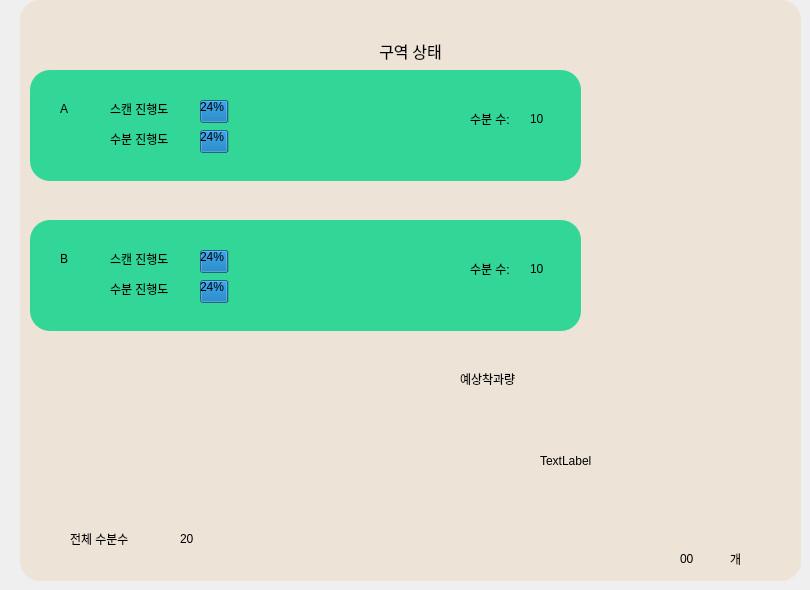
         <widget class="QWidget" name="stat_page">
          <widget class="QGroupBox" name="groupBox_3">
           <property name="geometry">
            <rect>
             <x>20</x>
             <y>0</y>
             <width>781</width>
             <height>581</height>
            </rect>
           </property>
           <property name="styleSheet">
            <string notr="true">background-color: rgb(237, 227, 214);


border-top-left-radius:20px;
border-top-right-radius:20px;
border-bottom-left-radius:20px;
border-bottom-right-radius:20px;</string>
           </property>
           <property name="title">
            <string/>
           </property>
           <widget class="QGroupBox" name="logchart_groupBox">
            <property name="geometry">
             <rect>
              <x>10</x>
              <y>70</y>
              <width>551</width>
              <height>111</height>
             </rect>
            </property>
            <property name="styleSheet">
             <string notr="true">background-color: rgb(50, 214, 150);


border-top-left-radius:20px;
border-top-right-radius:20px;
border-bottom-left-radius:20px;
border-bottom-right-radius:20px;</string>
            </property>
            <property name="title">
             <string/>
            </property>
            <property name="alignment">
             <set>Qt::AlignCenter</set>
            </property>
            <widget class="QLabel" name="label_5">
             <property name="geometry">
              <rect>
               <x>30</x>
               <y>30</y>
               <width>67</width>
               <height>17</height>
              </rect>
             </property>
             <property name="text">
              <string>A</string>
             </property>
            </widget>
            <widget class="QLabel" name="label_6">
             <property name="geometry">
              <rect>
               <x>80</x>
               <y>30</y>
               <width>81</width>
               <height>17</height>
              </rect>
             </property>
             <property name="text">
              <string>스캔 진행도</string>
             </property>
            </widget>
            <widget class="QProgressBar" name="A_scan_progressBar">
             <property name="geometry">
              <rect>
               <x>170</x>
               <y>30</y>
               <width>118</width>
               <height>23</height>
              </rect>
             </property>
             <property name="value">
              <number>24</number>
             </property>
            </widget>
            <widget class="QProgressBar" name="A_polli_progressBar">
             <property name="geometry">
              <rect>
               <x>170</x>
               <y>60</y>
               <width>118</width>
               <height>23</height>
              </rect>
             </property>
             <property name="value">
              <number>24</number>
             </property>
            </widget>
            <widget class="QLabel" name="label_18">
             <property name="geometry">
              <rect>
               <x>80</x>
               <y>60</y>
               <width>81</width>
               <height>17</height>
              </rect>
             </property>
             <property name="text">
              <string>수분 진행도</string>
             </property>
            </widget>
            <widget class="QLabel" name="label_29">
             <property name="geometry">
              <rect>
               <x>440</x>
               <y>40</y>
               <width>81</width>
               <height>17</height>
              </rect>
             </property>
             <property name="text">
              <string>수분 수: </string>
             </property>
            </widget>
            <widget class="QLabel" name="A_pollinate_label">
             <property name="geometry">
              <rect>
               <x>500</x>
               <y>40</y>
               <width>61</width>
               <height>17</height>
              </rect>
             </property>
             <property name="text">
              <string>10</string>
             </property>
            </widget>
            <widget class="QPushButton" name="A_disease1">
             <property name="geometry">
              <rect>
               <x>350</x>
               <y>10</y>
               <width>61</width>
               <height>41</height>
              </rect>
             </property>
             <property name="text">
              <string/>
             </property>
             <property name="icon">
              <iconset resource="resources_test.qrc">
               <normaloff>:/test_sources/disease1.png</normaloff>:/test_sources/disease1.png</iconset>
             </property>
             <property name="iconSize">
              <size>
               <width>50</width>
               <height>50</height>
              </size>
             </property>
            </widget>
            <widget class="QPushButton" name="A_disease2">
             <property name="geometry">
              <rect>
               <x>350</x>
               <y>60</y>
               <width>61</width>
               <height>41</height>
              </rect>
             </property>
             <property name="text">
              <string/>
             </property>
             <property name="icon">
              <iconset resource="resources_test.qrc">
               <normaloff>:/test_sources/disease2.png</normaloff>:/test_sources/disease2.png</iconset>
             </property>
             <property name="iconSize">
              <size>
               <width>50</width>
               <height>50</height>
              </size>
             </property>
            </widget>
           </widget>
           <widget class="QLabel" name="label_7">
            <property name="geometry">
             <rect>
              <x>310</x>
              <y>40</y>
              <width>161</width>
              <height>21</height>
             </rect>
            </property>
            <property name="font">
             <font>
              <family>NanumSquareRound</family>
              <pointsize>12</pointsize>
              <weight>50</weight>
              <italic>false</italic>
              <bold>false</bold>
             </font>
            </property>
            <property name="styleSheet">
             <string notr="true">font: 12pt &quot;NanumSquareRound&quot;;</string>
            </property>
            <property name="text">
             <string>구역 상태</string>
            </property>
            <property name="alignment">
             <set>Qt::AlignCenter</set>
            </property>
           </widget>
           <widget class="QGroupBox" name="logchart_groupBox_2">
            <property name="geometry">
             <rect>
              <x>10</x>
              <y>220</y>
              <width>551</width>
              <height>111</height>
             </rect>
            </property>
            <property name="styleSheet">
             <string notr="true">background-color: rgb(50, 214, 150);


border-top-left-radius:20px;
border-top-right-radius:20px;
border-bottom-left-radius:20px;
border-bottom-right-radius:20px;</string>
            </property>
            <property name="title">
             <string/>
            </property>
            <property name="alignment">
             <set>Qt::AlignCenter</set>
            </property>
            <widget class="QLabel" name="label_26">
             <property name="geometry">
              <rect>
               <x>30</x>
               <y>30</y>
               <width>67</width>
               <height>17</height>
              </rect>
             </property>
             <property name="text">
              <string>B</string>
             </property>
            </widget>
            <widget class="QLabel" name="label_27">
             <property name="geometry">
              <rect>
               <x>80</x>
               <y>30</y>
               <width>81</width>
               <height>17</height>
              </rect>
             </property>
             <property name="text">
              <string>스캔 진행도</string>
             </property>
            </widget>
            <widget class="QProgressBar" name="B_scan_progressBar">
             <property name="geometry">
              <rect>
               <x>170</x>
               <y>30</y>
               <width>118</width>
               <height>23</height>
              </rect>
             </property>
             <property name="value">
              <number>24</number>
             </property>
            </widget>
            <widget class="QProgressBar" name="B_polli_progressBar">
             <property name="geometry">
              <rect>
               <x>170</x>
               <y>60</y>
               <width>118</width>
               <height>23</height>
              </rect>
             </property>
             <property name="value">
              <number>24</number>
             </property>
            </widget>
            <widget class="QLabel" name="label_28">
             <property name="geometry">
              <rect>
               <x>80</x>
               <y>60</y>
               <width>81</width>
               <height>17</height>
              </rect>
             </property>
             <property name="text">
              <string>수분 진행도</string>
             </property>
            </widget>
            <widget class="QPushButton" name="B_disease1">
             <property name="geometry">
              <rect>
               <x>350</x>
               <y>10</y>
               <width>61</width>
               <height>41</height>
              </rect>
             </property>
             <property name="text">
              <string/>
             </property>
             <property name="icon">
              <iconset resource="resources_test.qrc">
               <normaloff>:/test_sources/disease1.png</normaloff>:/test_sources/disease1.png</iconset>
             </property>
             <property name="iconSize">
              <size>
               <width>50</width>
               <height>50</height>
              </size>
             </property>
            </widget>
            <widget class="QPushButton" name="B_disease2">
             <property name="geometry">
              <rect>
               <x>350</x>
               <y>60</y>
               <width>61</width>
               <height>41</height>
              </rect>
             </property>
             <property name="text">
              <string/>
             </property>
             <property name="icon">
              <iconset resource="resources_test.qrc">
               <normaloff>:/test_sources/disease2.png</normaloff>:/test_sources/disease2.png</iconset>
             </property>
             <property name="iconSize">
              <size>
               <width>50</width>
               <height>50</height>
              </size>
             </property>
            </widget>
            <widget class="QLabel" name="label_31">
             <property name="geometry">
              <rect>
               <x>440</x>
               <y>40</y>
               <width>81</width>
               <height>17</height>
              </rect>
             </property>
             <property name="text">
              <string>수분 수: </string>
             </property>
            </widget>
            <widget class="QLabel" name="B_pollinate_label">
             <property name="geometry">
              <rect>
               <x>500</x>
               <y>40</y>
               <width>61</width>
               <height>17</height>
              </rect>
             </property>
             <property name="text">
              <string>10</string>
             </property>
            </widget>
           </widget>
           <widget class="QLabel" name="label_33">
            <property name="geometry">
             <rect>
              <x>50</x>
              <y>530</y>
              <width>81</width>
              <height>17</height>
             </rect>
            </property>
            <property name="text">
             <string>전체 수분수</string>
            </property>
           </widget>
           <widget class="QLabel" name="total_pollinate_label">
            <property name="geometry">
             <rect>
              <x>160</x>
              <y>530</y>
              <width>61</width>
              <height>17</height>
             </rect>
            </property>
            <property name="text">
             <string>20</string>
            </property>
           </widget>
           <widget class="QLabel" name="label_35">
            <property name="geometry">
             <rect>
              <x>440</x>
              <y>370</y>
              <width>81</width>
              <height>17</height>
             </rect>
            </property>
            <property name="text">
             <string>예상착과량</string>
            </property>
           </widget>
           <widget class="QLabel" name="expected_apple_label">
            <property name="geometry">
             <rect>
              <x>660</x>
              <y>550</y>
              <width>81</width>
              <height>17</height>
             </rect>
            </property>
            <property name="text">
             <string>00 </string>
            </property>
           </widget>
           <widget class="QLabel" name="label_37">
            <property name="geometry">
             <rect>
              <x>710</x>
              <y>550</y>
              <width>81</width>
              <height>17</height>
             </rect>
            </property>
            <property name="text">
             <string>개</string>
            </property>
           </widget>
           <widget class="QLabel" name="expected_apple_png">
            <property name="geometry">
             <rect>
              <x>520</x>
              <y>390</y>
              <width>161</width>
              <height>141</height>
             </rect>
            </property>
            <property name="text">
             <string>TextLabel</string>
            </property>
           </widget>
          </widget>
         </widget>
